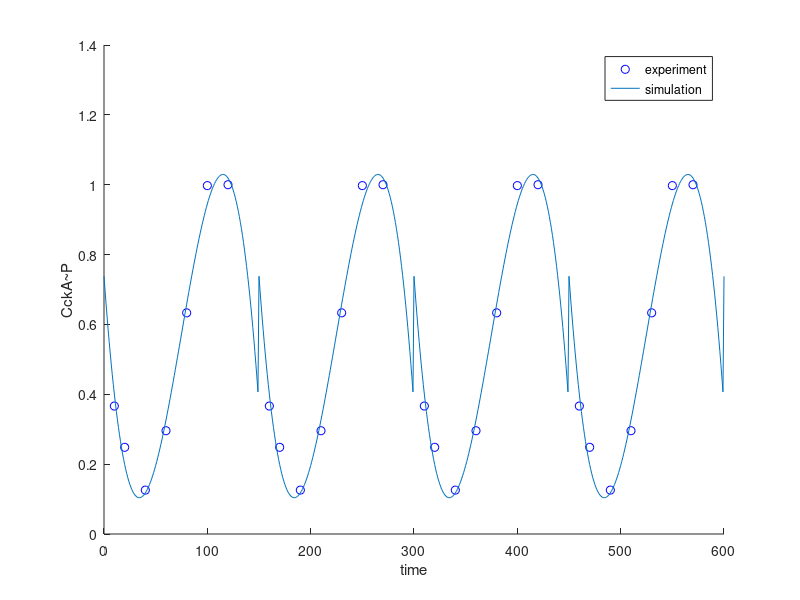

Here is the MATLAB script that generated this plot:
clc
clear all
%fit curve
 x = [10,20,40,60,80,100,120];
 o = [0.365958, 0.247904, 0.125544, 0.295375, 0.632501, 0.99639, 0.998939];
 c = o/max(o);
%cftool
%x as x-axis, c as y-axis, polynomial, degree 3
%%%%%%% %result% %%%%%%%%%%%%
% f(x) = p1*x^3 + p2*x^2 + p3*x + p4
% Coefficients (with 95% confidence bounds):
%        p1 =  -3.491e-06  (-5.432e-06, -1.55e-06)
%        p2 =   0.0007817  (0.0003982, 0.001165)
%        p3 =    -0.04119  (-0.06252, -0.01985)
%        p4 =      0.7378  (0.4382, 1.038)
% 
% Goodness of fit:
%   SSE: 0.008382
%   R-square: 0.9892
%   Adjusted R-square: 0.9784
%   RMSE: 0.05286

%%%%%%%%compare experimental data with fitting curve%%%%%%%%%%%
x=[x,x+150,x+300,x+450];
c=[c,c];
c=[c,c];
scatter(x,c,'b')
hold on;
T=150;%period
t1=0:1:600;
  t_d=rem(t1,T); %return remainder after division t/T
p1 =  -3.491e-06;
p2 =   0.0007817;
p3 =    -0.04119 ;
p4 =      0.7378;
 plot(t1,p1*t_d.^3 + p2*t_d.^2 + p3*t_d + p4)
 xlabel('time')
ylabel('CckA~P')
legend('experiment','simulation')

